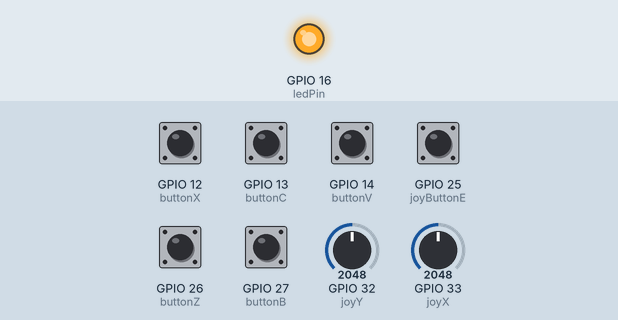
A sketch run on a simulated ESP32. Shown: output pins drawn as LEDs (lit = HIGH). The inputs (shaded band) are chosen by the test bench; at power-on: GPIO 12 (buttonX), GPIO 13 (buttonC), GPIO 14 (buttonV), GPIO 25 (joyButtonE), GPIO 26 (buttonZ), GPIO 27 (buttonB) HIGH, GPIO 32 (joyY) = 2048, GPIO 33 (joyX) = 2048. USB keyboard and mouse output is not drawn; what the sketch prints to the serial monitor is not drawn.

Above: at 1.2 s.
1.3 s: GPIO 32 (joyY) set to 2866
2.8 s: GPIO 33 (joyX) set to 2866
4.3 s: GPIO 12 (buttonX) pulled LOW for 0.15 s
5.9 s: GPIO 13 (buttonC) pulled LOW for 0.15 s
7.5 s: GPIO 14 (buttonV) pulled LOW for 0.15 s
9.1 s: GPIO 25 (joyButtonE) pulled LOW for 0.15 s
Timing chart, 0 to 11.7 s (numbered marks = the images above; inputs shaded):
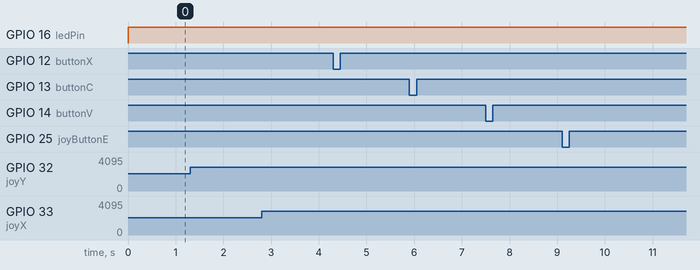

The sketch:

ESP32Firmware.ino
```cpp
#include <BleKeyboard.h>

// Create a BleKeyboard instance with device name, manufacturer and initial battery level
BleKeyboard bleKeyboard("ESP32 Controller", "DIY", 100);

// Joystick pins
const int joyX = 33;      // Analog pin for joystick X axis
const int joyY = 32;      // Analog pin for joystick Y axis
const int joyButtonE = 25; // Digital pin for joystick button (if your joystick has one)

const int ledPin = 16;

// Button pins
const int buttonZ = 26; //sol
const int buttonB = 27; //orta
const int buttonV = 14; // aşağı
const int buttonX = 12; // üstt
const int buttonC = 13; // sağ

// Variables to store button states
bool lastJoyButtonEState = HIGH;
bool lastButtonZState = HIGH;
bool lastButtonBState = HIGH;
bool lastButtonVState = HIGH;
bool lastButtonXState = HIGH;
bool lastButtonCState = HIGH;

// Joystick parameters
const int joyThreshold = 500;  // Threshold for joystick movement detection
const int joyCenter = 2048;    // Center value for joystick (adjust based on your ADC resolution)

// Track which arrow keys are currently pressed
bool rightPressed = false;
bool leftPressed = false;
bool upPressed = false;
bool downPressed = false;

void setup() {
  Serial.begin(115200);
  Serial.println("Starting BLE Keyboard");

  // Initialize BLE Keyboard
  bleKeyboard.begin();

  // Set pin modes for buttons with internal pull-ups
  pinMode(joyButtonE, INPUT_PULLUP);
  pinMode(buttonZ, INPUT_PULLUP);
  pinMode(buttonB, INPUT_PULLUP);
  pinMode(buttonV, INPUT_PULLUP);
  pinMode(buttonX, INPUT_PULLUP);
  pinMode(buttonC, INPUT_PULLUP);
  pinMode(ledPin, OUTPUT);

  Serial.println("BLE Keyboard ready!");
}

void loop() {
  if(bleKeyboard.isConnected()) {
    digitalWrite(ledPin, HIGH);
    // Read joystick values
    int xValue = analogRead(joyX);
    int yValue = analogRead(joyY);

    // Read button states (buttons are PULLUP, so LOW means pressed)
    bool joyButtonEState = digitalRead(joyButtonE);
    bool buttonZState = digitalRead(buttonZ);
    bool buttonBState = digitalRead(buttonB);
    bool buttonVState = digitalRead(buttonV);
    bool buttonXState = digitalRead(buttonX);
    bool buttonCState = digitalRead(buttonC);

    // Handle joystick as arrow keys with continuous press behavior
    // Handle X-axis (left/right)
    if (xValue > joyCenter + joyThreshold) {
      // Right movement
      if (!rightPressed) {
        bleKeyboard.press('d');
        rightPressed = true;
        Serial.println("Right arrow pressed");
      }
      // Make sure left is released
      if (leftPressed) {
        bleKeyboard.release('a');
        leftPressed = false;
      }
    }
    else if (xValue < joyCenter - joyThreshold) {
      // Left movement
      if (!leftPressed) {
        bleKeyboard.press('a');
        leftPressed = true;
        Serial.println("Left arrow pressed");
      }
      // Make sure right is released
      if (rightPressed) {
        bleKeyboard.release('d');
        rightPressed = false;
      }
    }
    else {
      // Center X position - release both left and right
      if (rightPressed) {
        bleKeyboard.release('d');
        rightPressed = false;
        Serial.println("Right arrow released");
      }
      if (leftPressed) {
        bleKeyboard.release('a');
        leftPressed = false;
        Serial.println("Left arrow released");
      }
    }

    // Handle Y-axis (up/down)
    if (yValue < joyCenter - joyThreshold) {
      // Down movement
      if (!downPressed) {
        bleKeyboard.press('s');
        downPressed = true;
        Serial.println("Down arrow pressed");
      }
      // Make sure up is released
      if (upPressed) {
        bleKeyboard.release('w');
        upPressed = false;
      }
    }
    else if (yValue > joyCenter + joyThreshold) {
      // Up movement
      if (!upPressed) {
        bleKeyboard.press('w');
        upPressed = true;
        Serial.println("Up arrow pressed");
      }
      // Make sure down is released
      if (downPressed) {
        bleKeyboard.release('s');
        downPressed = false;
      }
    }
    else {
      // Center Y position - release both up and down
      if (upPressed) {
        bleKeyboard.release('w');
        upPressed = false;
        Serial.println("Up arrow released");
      }
      if (downPressed) {
        bleKeyboard.release('s');
        downPressed = false;
        Serial.println("Down arrow released");
      }
    }

    // Handle joystick button E
    if (joyButtonEState != lastJoyButtonEState) {
      if (joyButtonEState == LOW) {
        bleKeyboard.press('e');
        Serial.println("E pressed");
      } else {
        bleKeyboard.release('e');
        Serial.println("E released");
      }
      lastJoyButtonEState = joyButtonEState;
      delay(10); // Small delay for debouncing
    }

    // Handle button Z
    if (buttonZState != lastButtonZState) {
      if (buttonZState == LOW) {
        bleKeyboard.press('z');
        Serial.println("Z pressed");
      } else {
        bleKeyboard.release('z');
        Serial.println("Z released");
      }
      lastButtonZState = buttonZState;
      delay(10);
    }

    // Handle button X
    if (buttonBState != lastButtonBState) {
      if (buttonBState == LOW) {
        bleKeyboard.press('b');
        Serial.println("B pressed");
      } else {
        bleKeyboard.release('b');
        Serial.println("B released");
      }
      lastButtonBState = buttonBState;
      delay(10);
    }

    // Handle button Y
    if (buttonVState != lastButtonVState) {
      if (buttonVState == LOW) {
        bleKeyboard.press('v');
        Serial.println("V pressed");
      } else {
        bleKeyboard.release('v');
        Serial.println("V released");
      }
      lastButtonVState = buttonVState;
      delay(10);
    }

    // Handle button X
    if (buttonXState != lastButtonXState) {
      if (buttonXState == LOW) {
        bleKeyboard.press('x');
        Serial.println("X pressed");
      } else {
        bleKeyboard.release('x');
        Serial.println("X released");
      }
      lastButtonXState = buttonXState;
      delay(10);
    }

    // Handle button C
    if (buttonCState != lastButtonCState) {
      if (buttonCState == LOW) {
        bleKeyboard.press('c');
        Serial.println("C pressed");
      } else {
        bleKeyboard.release('c');
        Serial.println("C released");
      }
      lastButtonCState = buttonCState;
      delay(10);
    }
  } else {
    digitalWrite(ledPin, HIGH);
    delay(250);
    digitalWrite(ledPin, LOW);
    delay(250);
    // If not connected, try to reconnect
    Serial.println("Not connected. Waiting for connection...");
    delay(1000);
  }
}
```

Measured:
- after the input at 1.3 s, every drawn part: stays the same
- after the input at 2.8 s, every drawn part: stays the same
- after the input at 4.3 s, every drawn part: stays the same
- after the input at 5.9 s, every drawn part: stays the same
- after the input at 7.5 s, every drawn part: stays the same
- after the input at 9.1 s, every drawn part: stays the same
